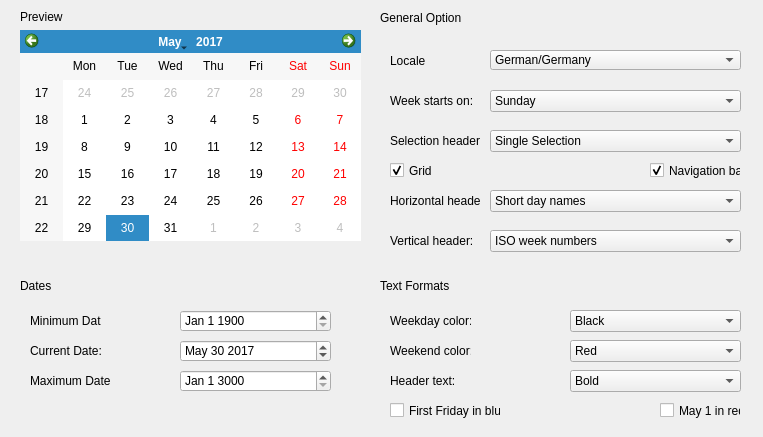
<?xml version="1.0" encoding="UTF-8"?>
<ui version="4.0">
 <class>Calendar</class>
 <widget class="QWidget" name="Calendar">
  <property name="enabled">
   <bool>true</bool>
  </property>
  <property name="geometry">
   <rect>
    <x>0</x>
    <y>0</y>
    <width>763</width>
    <height>437</height>
   </rect>
  </property>
  <property name="cursor">
   <cursorShape>ArrowCursor</cursorShape>
  </property>
  <property name="mouseTracking">
   <bool>false</bool>
  </property>
  <property name="contextMenuPolicy">
   <enum>Qt::DefaultContextMenu</enum>
  </property>
  <property name="windowTitle">
   <string>Calendar Widget</string>
  </property>
  <property name="toolTip">
   <string/>
  </property>
  <property name="accessibleName">
   <string/>
  </property>
  <property name="accessibleDescription">
   <string/>
  </property>
  <property name="layoutDirection">
   <enum>Qt::LeftToRight</enum>
  </property>
  <property name="autoFillBackground">
   <bool>false</bool>
  </property>
  <property name="styleSheet">
   <string notr="true"/>
  </property>
  <property name="windowFilePath">
   <string/>
  </property>
  <widget class="QLabel" name="label">
   <property name="geometry">
    <rect>
     <x>20</x>
     <y>10</y>
     <width>47</width>
     <height>13</height>
    </rect>
   </property>
   <property name="text">
    <string>Preview</string>
   </property>
  </widget>
  <widget class="QCalendarWidget" name="calendarWidget">
   <property name="geometry">
    <rect>
     <x>20</x>
     <y>30</y>
     <width>341</width>
     <height>211</height>
    </rect>
   </property>
   <property name="selectedDate">
    <date>
     <year>2017</year>
     <month>5</month>
     <day>30</day>
    </date>
   </property>
   <property name="gridVisible">
    <bool>false</bool>
   </property>
   <property name="selectionMode">
    <enum>QCalendarWidget::SingleSelection</enum>
   </property>
   <property name="horizontalHeaderFormat">
    <enum>QCalendarWidget::ShortDayNames</enum>
   </property>
   <property name="verticalHeaderFormat">
    <enum>QCalendarWidget::ISOWeekNumbers</enum>
   </property>
  </widget>
  <widget class="QLabel" name="label_2">
   <property name="geometry">
    <rect>
     <x>20</x>
     <y>270</y>
     <width>47</width>
     <height>31</height>
    </rect>
   </property>
   <property name="text">
    <string>Dates</string>
   </property>
  </widget>
  <widget class="QLabel" name="label_3">
   <property name="geometry">
    <rect>
     <x>30</x>
     <y>310</y>
     <width>71</width>
     <height>21</height>
    </rect>
   </property>
   <property name="text">
    <string>Minimum Date:</string>
   </property>
  </widget>
  <widget class="QLabel" name="label_4">
   <property name="geometry">
    <rect>
     <x>30</x>
     <y>340</y>
     <width>71</width>
     <height>21</height>
    </rect>
   </property>
   <property name="text">
    <string>Current Date:</string>
   </property>
  </widget>
  <widget class="QLabel" name="label_5">
   <property name="geometry">
    <rect>
     <x>30</x>
     <y>370</y>
     <width>81</width>
     <height>21</height>
    </rect>
   </property>
   <property name="text">
    <string>Maximum Date:</string>
   </property>
  </widget>
  <widget class="QDateEdit" name="dateEdit">
   <property name="geometry">
    <rect>
     <x>180</x>
     <y>310</y>
     <width>151</width>
     <height>22</height>
    </rect>
   </property>
   <property name="dateTime">
    <datetime>
     <hour>0</hour>
     <minute>0</minute>
     <second>0</second>
     <year>1900</year>
     <month>1</month>
     <day>1</day>
    </datetime>
   </property>
   <property name="currentSection">
    <enum>QDateTimeEdit::MonthSection</enum>
   </property>
   <property name="displayFormat">
    <string>MMM d yyyy</string>
   </property>
   <property name="calendarPopup">
    <bool>false</bool>
   </property>
   <property name="currentSectionIndex">
    <number>0</number>
   </property>
   <property name="timeSpec">
    <enum>Qt::LocalTime</enum>
   </property>
   <property name="date">
    <date>
     <year>1900</year>
     <month>1</month>
     <day>1</day>
    </date>
   </property>
  </widget>
  <widget class="QDateEdit" name="dateEdit_2">
   <property name="geometry">
    <rect>
     <x>180</x>
     <y>340</y>
     <width>151</width>
     <height>22</height>
    </rect>
   </property>
   <property name="displayFormat">
    <string>MMM d yyyy</string>
   </property>
   <property name="date">
    <date>
     <year>2017</year>
     <month>5</month>
     <day>30</day>
    </date>
   </property>
  </widget>
  <widget class="QDateEdit" name="dateEdit_3">
   <property name="geometry">
    <rect>
     <x>180</x>
     <y>370</y>
     <width>151</width>
     <height>22</height>
    </rect>
   </property>
   <property name="displayFormat">
    <string>MMM d yyyy</string>
   </property>
   <property name="date">
    <date>
     <year>3000</year>
     <month>1</month>
     <day>1</day>
    </date>
   </property>
  </widget>
  <widget class="QLabel" name="label_6">
   <property name="geometry">
    <rect>
     <x>380</x>
     <y>10</y>
     <width>81</width>
     <height>16</height>
    </rect>
   </property>
   <property name="text">
    <string>General Options</string>
   </property>
  </widget>
  <widget class="QLabel" name="label_7">
   <property name="geometry">
    <rect>
     <x>390</x>
     <y>50</y>
     <width>47</width>
     <height>21</height>
    </rect>
   </property>
   <property name="text">
    <string>Locale</string>
   </property>
  </widget>
  <widget class="QComboBox" name="comboBox">
   <property name="geometry">
    <rect>
     <x>490</x>
     <y>50</y>
     <width>251</width>
     <height>20</height>
    </rect>
   </property>
   <property name="currentIndex">
    <number>0</number>
   </property>
   <property name="sizeAdjustPolicy">
    <enum>QComboBox::AdjustToMinimumContentsLength</enum>
   </property>
   <property name="duplicatesEnabled">
    <bool>false</bool>
   </property>
   <property name="modelColumn">
    <number>0</number>
   </property>
   <item>
    <property name="text">
     <string>German/Germany</string>
    </property>
   </item>
  </widget>
  <widget class="QComboBox" name="comboBox_2">
   <property name="geometry">
    <rect>
     <x>490</x>
     <y>90</y>
     <width>251</width>
     <height>22</height>
    </rect>
   </property>
   <item>
    <property name="text">
     <string>Sunday</string>
    </property>
   </item>
   <item>
    <property name="text">
     <string>Monday</string>
    </property>
   </item>
   <item>
    <property name="text">
     <string>Tuesday</string>
    </property>
   </item>
   <item>
    <property name="text">
     <string>Wednesday</string>
    </property>
   </item>
   <item>
    <property name="text">
     <string>Thursday</string>
    </property>
   </item>
   <item>
    <property name="text">
     <string>Friday</string>
    </property>
   </item>
   <item>
    <property name="text">
     <string>Saturday</string>
    </property>
   </item>
  </widget>
  <widget class="QComboBox" name="comboBox_3">
   <property name="geometry">
    <rect>
     <x>490</x>
     <y>130</y>
     <width>251</width>
     <height>22</height>
    </rect>
   </property>
   <item>
    <property name="text">
     <string>Single Selection</string>
    </property>
   </item>
  </widget>
  <widget class="QCheckBox" name="checkBox">
   <property name="geometry">
    <rect>
     <x>390</x>
     <y>160</y>
     <width>70</width>
     <height>21</height>
    </rect>
   </property>
   <property name="text">
    <string>Grid</string>
   </property>
   <property name="checked">
    <bool>true</bool>
   </property>
  </widget>
  <widget class="QCheckBox" name="checkBox_2">
   <property name="geometry">
    <rect>
     <x>650</x>
     <y>160</y>
     <width>91</width>
     <height>21</height>
    </rect>
   </property>
   <property name="autoFillBackground">
    <bool>false</bool>
   </property>
   <property name="text">
    <string>Navigation bar</string>
   </property>
   <property name="checked">
    <bool>true</bool>
   </property>
  </widget>
  <widget class="QComboBox" name="comboBox_4">
   <property name="geometry">
    <rect>
     <x>490</x>
     <y>190</y>
     <width>251</width>
     <height>22</height>
    </rect>
   </property>
   <item>
    <property name="text">
     <string>Short day names</string>
    </property>
   </item>
  </widget>
  <widget class="QComboBox" name="comboBox_5">
   <property name="geometry">
    <rect>
     <x>490</x>
     <y>230</y>
     <width>251</width>
     <height>22</height>
    </rect>
   </property>
   <item>
    <property name="text">
     <string>ISO week numbers</string>
    </property>
   </item>
  </widget>
  <widget class="QLabel" name="label_8">
   <property name="geometry">
    <rect>
     <x>390</x>
     <y>190</y>
     <width>91</width>
     <height>21</height>
    </rect>
   </property>
   <property name="text">
    <string>Horizontal header:</string>
   </property>
  </widget>
  <widget class="QLabel" name="label_9">
   <property name="geometry">
    <rect>
     <x>390</x>
     <y>130</y>
     <width>91</width>
     <height>21</height>
    </rect>
   </property>
   <property name="text">
    <string>Selection header:</string>
   </property>
  </widget>
  <widget class="QLabel" name="label_10">
   <property name="geometry">
    <rect>
     <x>390</x>
     <y>90</y>
     <width>91</width>
     <height>21</height>
    </rect>
   </property>
   <property name="text">
    <string>Week starts on:</string>
   </property>
  </widget>
  <widget class="QLabel" name="label_11">
   <property name="geometry">
    <rect>
     <x>390</x>
     <y>230</y>
     <width>91</width>
     <height>21</height>
    </rect>
   </property>
   <property name="text">
    <string>Vertical header:</string>
   </property>
  </widget>
  <widget class="QLabel" name="label_12">
   <property name="geometry">
    <rect>
     <x>380</x>
     <y>270</y>
     <width>71</width>
     <height>31</height>
    </rect>
   </property>
   <property name="text">
    <string>Text Formats</string>
   </property>
  </widget>
  <widget class="QComboBox" name="comboBox_6">
   <property name="geometry">
    <rect>
     <x>570</x>
     <y>310</y>
     <width>171</width>
     <height>22</height>
    </rect>
   </property>
   <item>
    <property name="text">
     <string>Black</string>
    </property>
   </item>
  </widget>
  <widget class="QComboBox" name="comboBox_7">
   <property name="geometry">
    <rect>
     <x>570</x>
     <y>340</y>
     <width>171</width>
     <height>22</height>
    </rect>
   </property>
   <item>
    <property name="text">
     <string>Red</string>
    </property>
   </item>
  </widget>
  <widget class="QComboBox" name="comboBox_8">
   <property name="geometry">
    <rect>
     <x>570</x>
     <y>370</y>
     <width>171</width>
     <height>22</height>
    </rect>
   </property>
   <item>
    <property name="text">
     <string>Bold</string>
    </property>
   </item>
  </widget>
  <widget class="QLabel" name="label_13">
   <property name="geometry">
    <rect>
     <x>390</x>
     <y>310</y>
     <width>81</width>
     <height>21</height>
    </rect>
   </property>
   <property name="text">
    <string>Weekday color:</string>
   </property>
  </widget>
  <widget class="QLabel" name="label_14">
   <property name="geometry">
    <rect>
     <x>390</x>
     <y>340</y>
     <width>81</width>
     <height>21</height>
    </rect>
   </property>
   <property name="text">
    <string>Weekend color:</string>
   </property>
  </widget>
  <widget class="QLabel" name="label_15">
   <property name="geometry">
    <rect>
     <x>390</x>
     <y>370</y>
     <width>81</width>
     <height>21</height>
    </rect>
   </property>
   <property name="text">
    <string>Header text:</string>
   </property>
  </widget>
  <widget class="QCheckBox" name="checkBox_3">
   <property name="geometry">
    <rect>
     <x>390</x>
     <y>400</y>
     <width>111</width>
     <height>21</height>
    </rect>
   </property>
   <property name="text">
    <string>First Friday in blue</string>
   </property>
  </widget>
  <widget class="QCheckBox" name="checkBox_4">
   <property name="geometry">
    <rect>
     <x>660</x>
     <y>400</y>
     <width>81</width>
     <height>21</height>
    </rect>
   </property>
   <property name="text">
    <string>May 1 in red</string>
   </property>
  </widget>
 </widget>
 <resources/>
 <connections/>
</ui>
